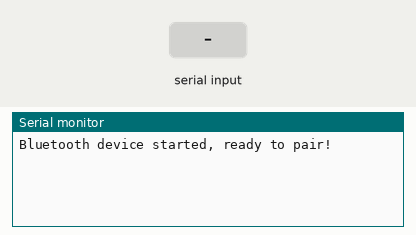
This sketch was run on a simulated ESP32. Parts: the last lines printed to the serial monitor. The test bench sets the inputs (shaded band). Nothing arrives over Bluetooth unless stated.

Above: at 1.2 s.
1.3 s: "ARM120#" received over the second serial link
At 2.4 s:
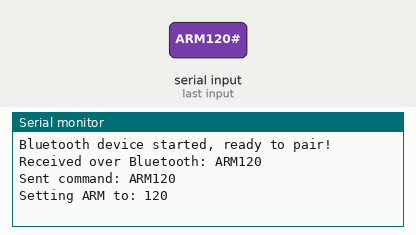
2.8 s: "GRIP120#" received over the second serial link
At 3.5 s:
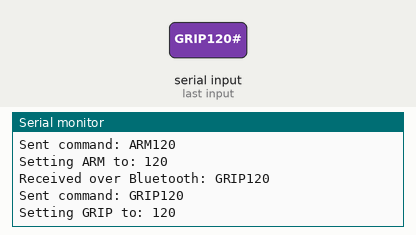
4.3 s: "F#" received over the second serial link
At 4.6 s:
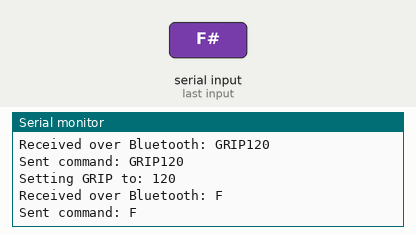
5.8 s: "B#" received over the second serial link
At 7.0 s:
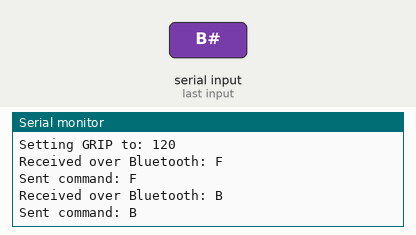
7.3 s: "S#" received over the second serial link
At 8.1 s:
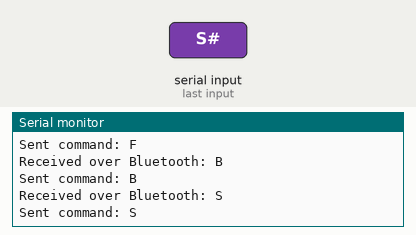
8.8 s: "R#" received over the second serial link
At 9.3 s:
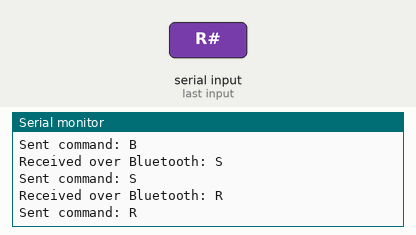

Measured:
- after the input at 1.3 s, the serial monitor: prints a new line at once (image 1)
- after the input at 2.8 s, the serial monitor: prints a new line at once (image 2)
- after the input at 4.3 s, the serial monitor: prints a new line at once (image 3)
- after the input at 5.8 s, the serial monitor: prints a new line at once (image 4)
- after the input at 7.3 s, the serial monitor: prints a new line at once (image 5)
- after the input at 8.8 s, the serial monitor: prints a new line at once (image 6)

The sketch:

bl_serial_esp32.ino
```cpp
#include "BluetoothSerial.h"

#define TX_PIN 17  // ESP32 TX -> Arduino RX (Pin 2)
#define RX_PIN 16 // ESP32 RX -> Arduino TX (Pin 3)

BluetoothSerial SerialBT;

void setup() {
  Serial.begin(115200);
  Serial2.begin(9600, SERIAL_8N1, RX_PIN, TX_PIN);  // Serial communication with Arduino
  SerialBT.begin("ESP32_Motor_Control");

  Serial.println("Bluetooth device started, ready to pair!");
}

void loop() {
  if (SerialBT.available()) {
    String command = SerialBT.readStringUntil('#'); // Read command until '#' character
    Serial.print("Received over Bluetooth: ");
    Serial.println(command);

    if (command == "F" || command == "B" || command == "S" || command == "R" || command == "L") {
      sendSerialCommand(command);
    }
    else if (command.startsWith("ARM")) {
      int angleA = command.substring(3).toInt();  // Extracts the number
      sendSerialCommand(command);  // Send full "ARM120" to Arduino
      Serial.print("Setting ARM to: ");
      Serial.println(angleA);
    }
    else if (command.startsWith("GRIP")) {
      int angleG = command.substring(4).toInt();  // Extracts the number
      sendSerialCommand(command);  // Send full "GRIP120" to Arduino
      Serial.print("Setting GRIP to: ");
      Serial.println(angleG);
    }
  }
}

void sendSerialCommand(String command) {
  Serial2.println(command);  // Send command to Arduino via Serial2
  Serial.print("Sent command: ");
  Serial.println(command);
}
```
